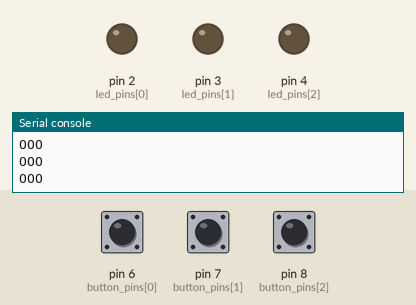
Simulated run of this program. Board: MicroPython board. Shown: output pins drawn as LEDs (lit = HIGH), the last lines printed to the serial console. The inputs (shaded band) are chosen by the test bench; at power-on: pin 6 (button_pins[0]) HIGH, pin 7 (button_pins[1]) HIGH, pin 8 (button_pins[2]) HIGH.

Above: at 1.2 s.
1.3 s: pin 6 (button_pins[0]) pulled LOW for 0.15 s
At 1.4 s:
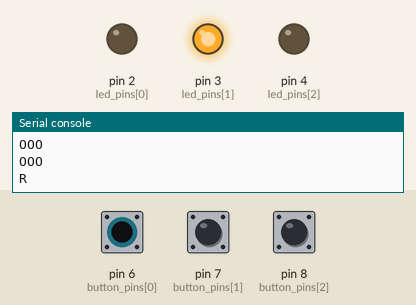
3.0 s: pin 7 (button_pins[1]) pulled LOW for 0.15 s
At 3.1 s:
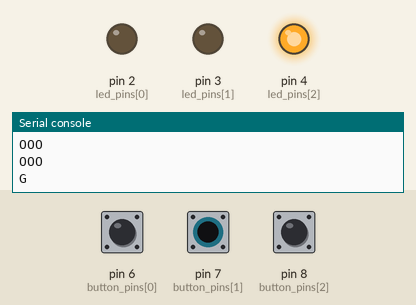
4.7 s: pin 8 (button_pins[2]) pulled LOW for 0.15 s
At 4.81 s:
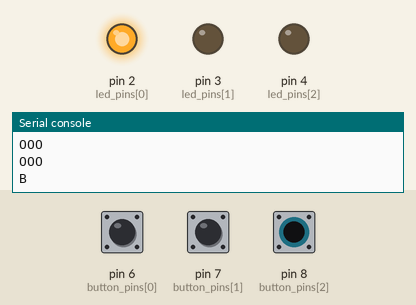
6.4 s: pin 8 (button_pins[2]) pulled LOW for 3.2 s
At 10.2 s:
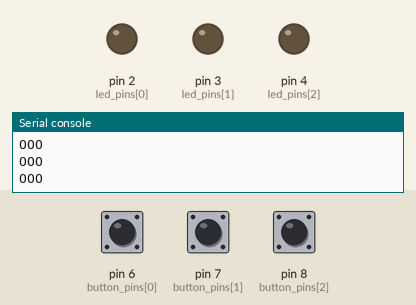
11.1 s: pin 6 (button_pins[0]) pulled LOW for 3.2 s
At 11.5 s:
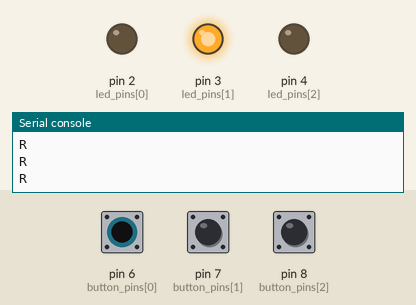
Timing chart, 0 to 15.8 s (numbered marks = the images above; inputs shaded):
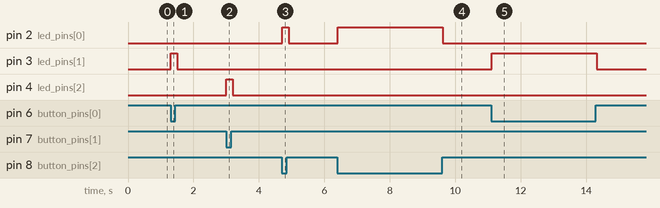

The program:

RGBarry.py
```python
from machine import Pin
import time

# Define RGB LED pins
led_pins = [Pin(2, Pin.OUT), Pin(3, Pin.OUT), Pin(4, Pin.OUT)]

# Define button pins with pull-up resistors
button_pins = [Pin(6, Pin.IN, Pin.PULL_UP), Pin(7, Pin.IN, Pin.PULL_UP), Pin(8, Pin.IN, Pin.PULL_UP)]

def set_color(red, green, blue):
    # Set the RGB
    for i, pin in enumerate(led_pins):
        pin.value((i == 0 and red) or (i == 1 and green) or (i == 2 and blue))

def RGBBT():
    while True:
        # Read the state of the button pins and store in an array
        button_states = [button_pin.value() for button_pin in button_pins]

        # Check which button is pressed and set the RGB LED accordingly
        if button_states[0] == 0:
            print("R")
            set_color(0, 1, 0)  # Red
        elif button_states[1] == 0:
            print("G")
            set_color(0, 0, 1)  # Green
        elif button_states[2] == 0:
            print("B")
            set_color(1, 0, 0)  # Blue
        else:
            print("OOO")
            set_color(0, 0, 0)  # Off

        time.sleep(0.1)

RGBBT()
```

Measured:
- after the input at 1.3 s, pin 3 (led_pins[1]): LOW → HIGH at once, → LOW 0.20 s later
- after the input at 3.0 s, pin 4 (led_pins[2]): LOW → HIGH at once, → LOW 0.20 s later
- after the input at 4.7 s, pin 2 (led_pins[0]): LOW → HIGH at once, → LOW 0.20 s later
- after the input at 6.4 s, pin 2 (led_pins[0]): LOW → HIGH at once, → LOW 3.2 s later
- after the input at 11.1 s, pin 3 (led_pins[1]): LOW → HIGH at once, → LOW 3.2 s later
